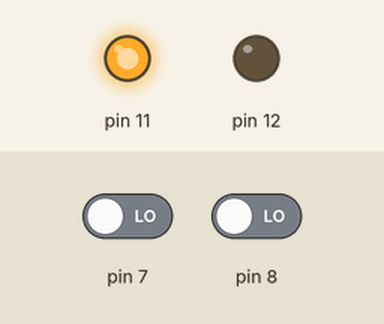
This sketch was run on a simulated Arduino Uno, built with avr-gcc and run on an emulated ATmega328P. Shown: output pins drawn as LEDs (lit = HIGH). Inputs (shaded band) come from the test bench; at power-on: pin 7 LOW, pin 8 LOW.

Above: at 1.2 s.
1.3 s: pin 7 driven HIGH
At 2.6 s:
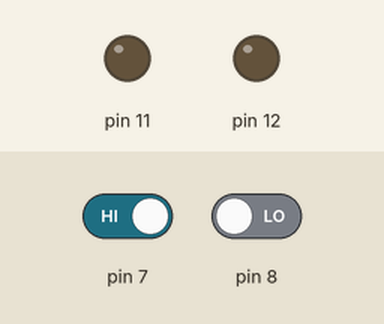
At 3.3 s:
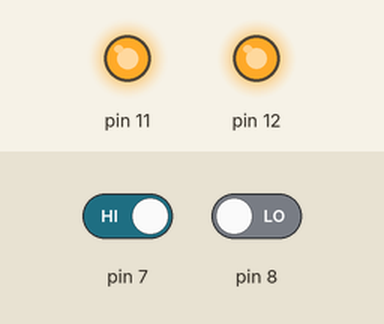
4.3 s: pin 8 driven HIGH
At 5.8 s:
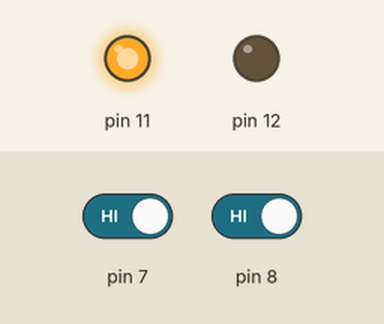
Timing chart, 0 to 7.3 s (numbered marks = the images above; inputs shaded):
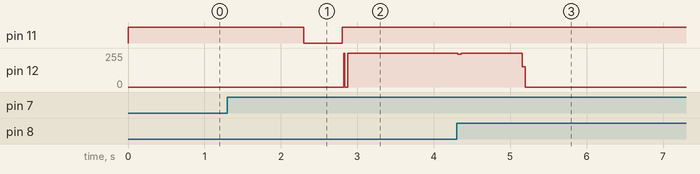

Measured:
- after the input at 1.3 s, pin 11: HIGH → LOW after 1.0 s, → HIGH 0.50 s later; pin 12: 0/255 → 254/255 after 1.5 s
- after the input at 4.3 s, pin 12: 254/255 → 0/255 after 0.86 s

The sketch:

teensy2_0_frame_chan_sim_3_720_120_May30.ino
```cpp
int simulation = 0;
int startSim = 0;
int stopSim = 0;
int firstStop = 1;
int count = 0;

void setup()
{
  pinMode(12,OUTPUT);
  pinMode(11,OUTPUT);
  pinMode(7, INPUT);
  pinMode(8, INPUT);
}


void loop()
{
  digitalWrite(11, HIGH);

  if (startSim ==0 && digitalRead(7) == HIGH)
  {
    startSim = 1;
    delay(1000);
  }

  if (stopSim == 0 && digitalRead(8) == HIGH )
  {
    stopSim = 1;
  }

  if (startSim == 1 && count < 100)
  {
    if (simulation == 0)
    {
      digitalWrite(11, LOW);
      simulation = 1;
      delay(500);
      digitalWrite(11, HIGH);
      delay(20);
    }
    else
    {
      digitalWrite(12,HIGH);
      delayMicroseconds(8331);
      digitalWrite(12,LOW);
      delayMicroseconds(10);
      digitalWrite(12,LOW);
      delayMicroseconds(10);
    }
  }

  if (stopSim == 1 && firstStop == 1)
  {
      if (firstStop == 1)
      {
        digitalWrite(11, LOW);
        delay(1);
        digitalWrite(11, HIGH);
        firstStop = 0;
      }
  }

  if (stopSim == 1 && count < 200)
    count = count+1;
}
```
